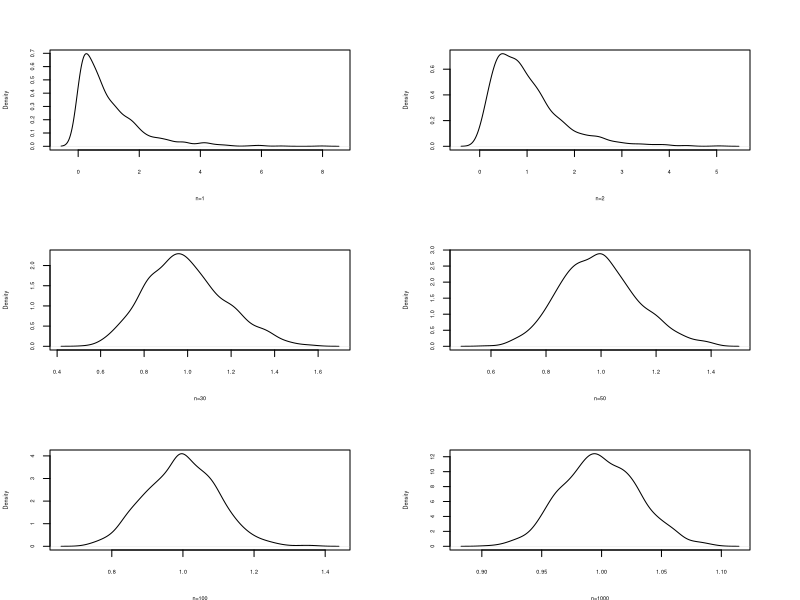
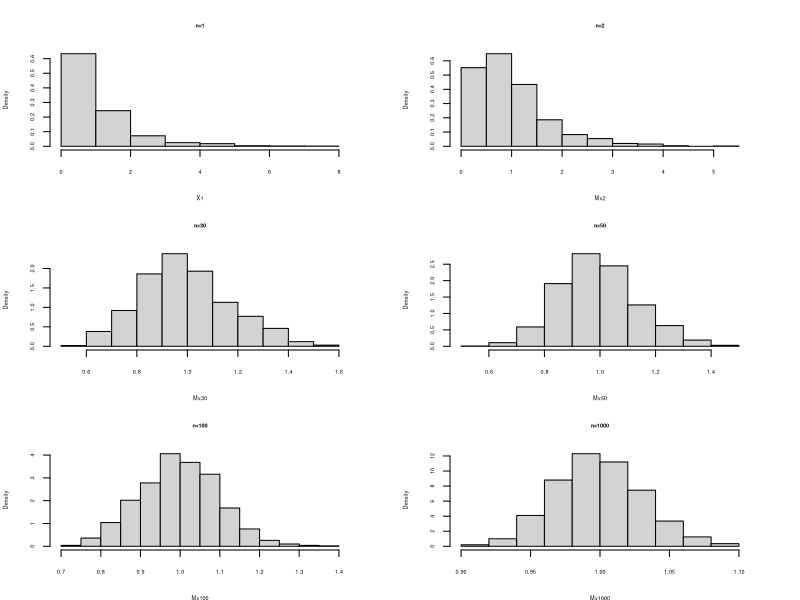
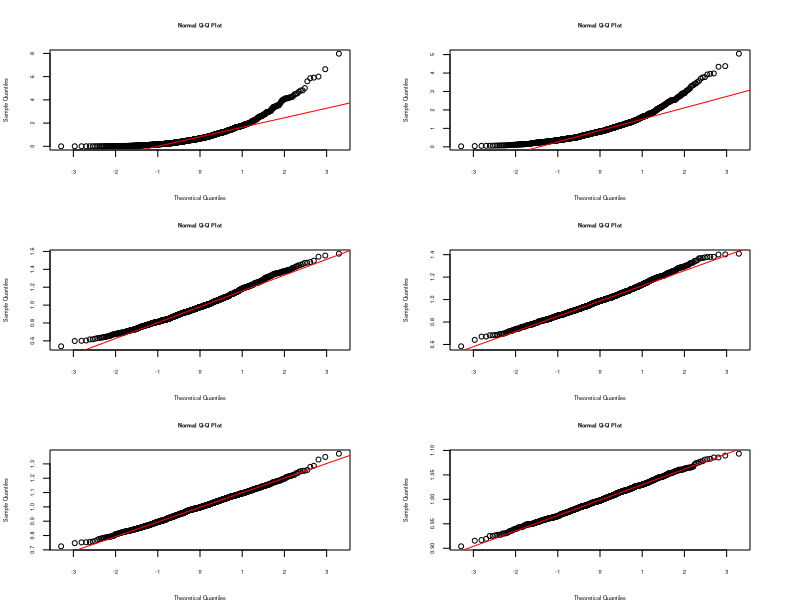

These figures' R source, in order:
## ---- chunk 1
knitr::opts_chunk$set(echo = TRUE)
## ---- chunk 2
par(cex=0.5, cex.axis=.5, cex.lab=.5, cex.main=.5, cex.sub=.5,  mfrow=c(3,2), mai = c(.5, .5, .5, .5))
# Teorema Central del Límite-----------------------------
n=1000   #  numero de columnas (tamaño máximo de muestra)
m=1000*n
# Caso --------------------------------------------------
# distribución exponencial-------------------------------
X=matrix(rexp(m,1),ncol=n)

# generación de muestras-------------
X1=X[ ,1]            # n=1
X2=X[ ,1:2]          # n=2
X20=X[ ,1:20]        # n=20
X30=X[ ,1:30]        # n=30
X50=X[ ,1:50]        # n=50
X100=X[ ,1:100]      # n=100
X1000=X[ ,1:1000]    # n=1000

# generacion de medias---------------
Mx2=apply(X2,1,mean)        # medias de muestras de tamaño n=2
Mx20=apply(X20,1,mean)      # medias de muestras de tamaño n=20
Mx30=apply(X30,1,mean)      # medias de muestras de tamaño n=30
Mx50=apply(X50,1,mean)      # medias de muestras de tamaño n=50
Mx100=apply(X100,1,mean)    # medias de muestras de tamaño n=100
Mx1000=apply(X1000,1,mean)  # medias de muestras de tamaño n=1000

# generación de densidad empírica --
d=density(X1)
d2=density(Mx2)
#d20=density(Mx20)
d30=density(Mx30)
d50=density(Mx50)
d100=density(Mx100)
d1000=density(Mx1000)

# Gráficos de densidad -------------------------------
# histogramas  de comparacion-------------------------
plot(d, main=" ", xlab = "n=1")
plot(d2,main=" ", xlab = "n=2")
#plot(d20, main="", xlab = "n=20")
plot(d30, main=" ", xlab = "n=30")
plot(d50, main=" ", xlab = "n=50")
plot(d100, main=" ", xlab = "n=100")
plot(d1000,main=" ", xlab="n=1000")

# histogramas  de comparacion--------------------------
hist(X1,  main = "n=1", freq=FALSE)
hist(Mx2, main ="n=2", freq=FALSE) 
# hist(Mx20, main = "n=20",freq=FALSE)
hist(Mx30, main = "n=30",freq=FALSE) 
hist(Mx50, main = "n=50",freq=FALSE) 
hist(Mx100, main = "n=100", freq=FALSE) 
hist(Mx1000, main = "n=1000", freq = FALSE) 

# histogramas  de comparacion--------------------------
qqnorm(X1) ; qqline(X1, col="red")
qqnorm(Mx2) ; qqline(Mx2, col="red")
# qqnorm(Mx20) ; qqline(Mx20, col="red")
qqnorm(Mx30) ; qqline(Mx30, col="red")
qqnorm(Mx50) ; qqline(Mx50, col="red")
qqnorm(Mx100) ; qqline(Mx100, col="red")
qqnorm(Mx1000) ; qqline(Mx1000, col="red")
